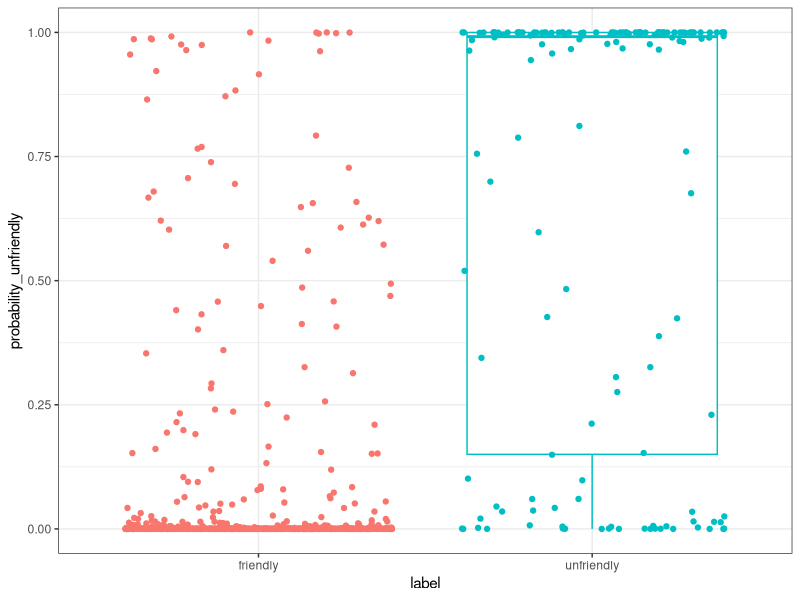

Recreate this plot in R.
library(tidyverse)
library(writexl)

data = read_tsv("CNN_Metrics_final/predictions.tsv")

ggplot(data = data, aes(x = label, y = probability_unfriendly, col = label)) +
  geom_boxplot(outlier.shape = NA) +
  geom_jitter(height = 0) +
  theme_bw() +
  guides(color = FALSE)


misclassification_summary1 = arrange(data, probability_unfriendly) %>%
  filter(label == "unfriendly") %>%
  filter(probability_unfriendly < 0.5)

misclassification_summary2 = arrange(data, desc(probability_unfriendly)) %>%
  filter(label == "friendly") %>%
  filter(probability_unfriendly > 0.5)

bind_rows(misclassification_summary1, misclassification_summary2) %>%
  write_xlsx("CNN_Misclassifications_Testing.xlsx")